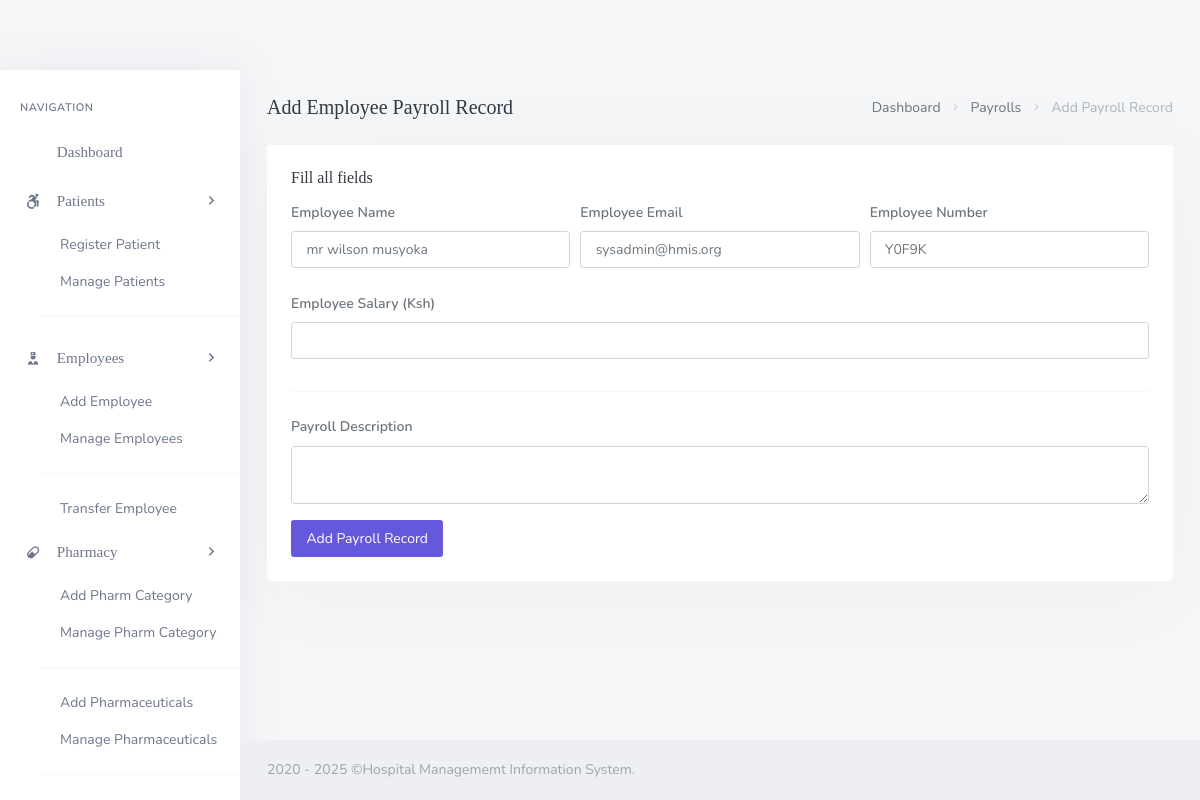
The app's page /backend/admin/his_admin_add_single_employee_payroll.php?doc_number=Y0F9K, older data.
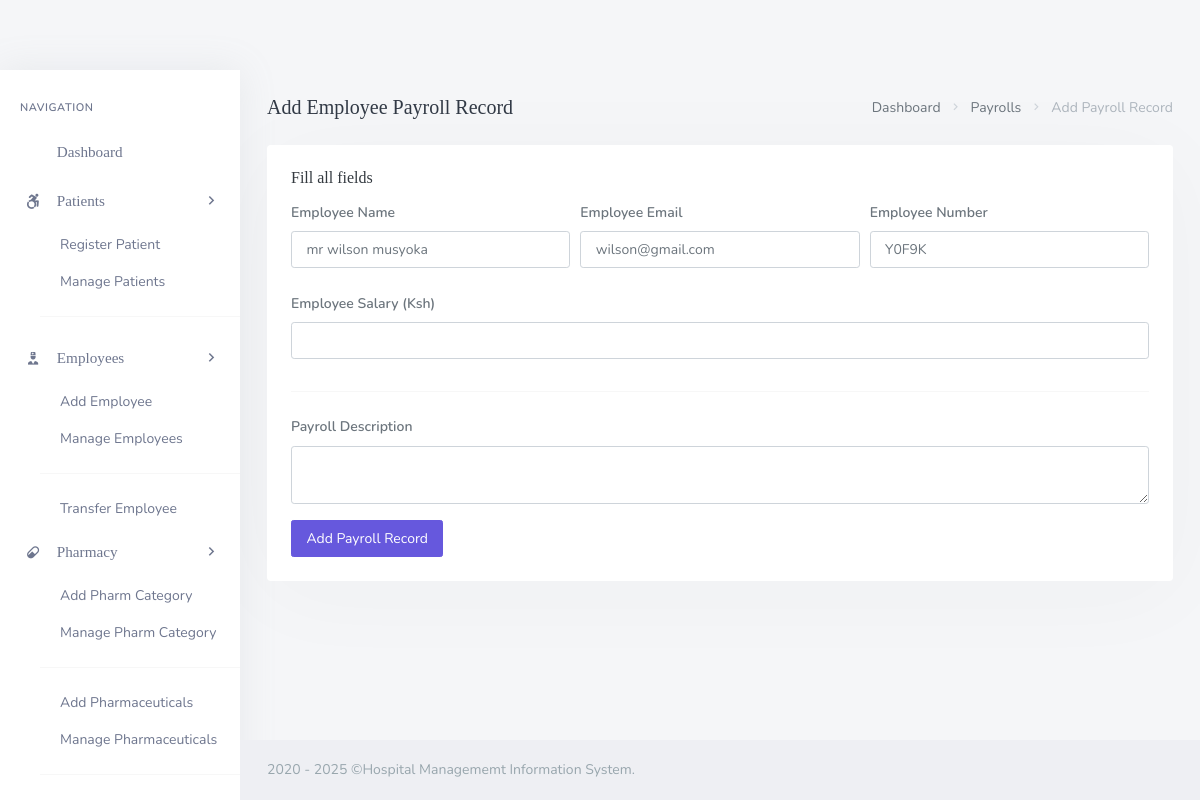
The same page, newer data.
### tables this page shows
CREATE TABLE `his_docs` (
  `doc_id` int(20) NOT NULL,
  `doc_fname` varchar(200) DEFAULT NULL,
  `doc_lname` varchar(200) DEFAULT NULL,
  `doc_email` varchar(200) DEFAULT NULL,
  `doc_pwd` varchar(200) DEFAULT NULL,
  `doc_dept` varchar(200) NOT NULL,
  `doc_number` varchar(200) DEFAULT NULL,
  `doc_dpic` varchar(200) DEFAULT NULL,
  `doc_start_time` time DEFAULT NULL,
  `doc_end_time` time DEFAULT NULL
);

### backend/admin/his_admin_add_single_employee_payroll.php (the view, shortened to what the changed rows need)
<?php
	include('assets/inc/config.php');
?>
<!DOCTYPE html>
<html lang="en">
    <?php include('assets/inc/head.php');?>
    <body>
        <div id="wrapper">
            <?php
                $doc_number = $_GET['doc_number'];
                $ret="SELECT  * FROM his_docs WHERE doc_number=?";
                $stmt= $mysqli->prepare($ret) ;
                $stmt->bind_param('s',$doc_number);
                $stmt->execute() ;
                $res=$stmt->get_result();
                while($row=$res->fetch_object())
                {
            ?>
                <div class="content-page">
                    <div class="content">
                        <div class="container-fluid">
                            <div class="row">
                                <div class="col-12">
                                    <div class="page-title-box">
                                        <div class="page-title-right">
                                            <ol class="breadcrumb m-0">
                                                <li class="breadcrumb-item"><a href="his_admin_dashboard.php">Dashboard</a></li>
                                                <li class="breadcrumb-item"><a href="javascript: void(0);">Payrolls</a></li>
                                                <li class="breadcrumb-item active">Add Payroll Record</li>
                                            </ol>
                                        </div>
                                        <h4 class="page-title">Add Employee Payroll Record</h4>
                                    </div>
                                </div>
                            </div>
                            <div class="row">
                                <div class="col-12">
                                    <div class="card">
                                        <div class="card-body">
                                            <h4 class="header-title">Fill all fields</h4>
                                            <form method="post">
                                                <div class="form-row">
                                                    <div class="form-group col-md-4">
                                                        <label for="inputEmail4" class="col-form-label">Employee Name</label>
                                                        <input type="text" required="required" readonly name="pay_doc_name" value="<?php echo $row->doc_fname;?> <?php echo $row->doc_lname;?>" class="form-control" id="inputEmail4" placeholder="Patient's Name">
                                                    </div>
                                                    <div class="form-group col-md-4">
                                                        <label for="inputPassword4" class="col-form-label">Employee Email</label>
                                                        <input required="required" type="text" readonly name="pay_doc_email" value="<?php echo $row->doc_email;?>" class="form-control"  id="inputPassword4" placeholder="Patient`s Last Name">
                                                    </div>
                                                    <div class="form-group col-md-4">
                                                        <label for="inputPassword4" class="col-form-label">Employee Number</label>
                                                        <input required="required" type="text" readonly name="pay_doc_number" value="<?php echo $row->doc_number;?>" class="form-control"  id="inputPassword4" placeholder="Patient`s Last Name">
                                                    </div>
                                                </div>
                                                <div class="form-row">
                                                    <div class="form-group col-md-12">
                                                        <label for="inputEmail4" class="col-form-label">Employee Salary (Ksh)</label>
                                                        <input type="text" required="required"  name="pay_emp_salary"  class="form-control" id="inputEmail4" >
                                                    </div>
                                                </div>
                                                <?php }?>
                                                <hr>
                                                <div class="form-group">
                                                </div>
                                                <button type="submit" name="add_payroll" class="ladda-button btn btn-primary" data-style="expand-right">Add Payroll Record</button>
                                            </form>
                                        </div>
                                    </div>
                                </div>
                            </div>
                        </div>
                    </div>
                </div>
        </div>
    </body>
</html>

Row changes from the older to the newer data that the page shows:
changed his_docs "mr wilson musyoka": pay_doc_email "sysadmin@hmis.org" → "wilson@gmail.com"
